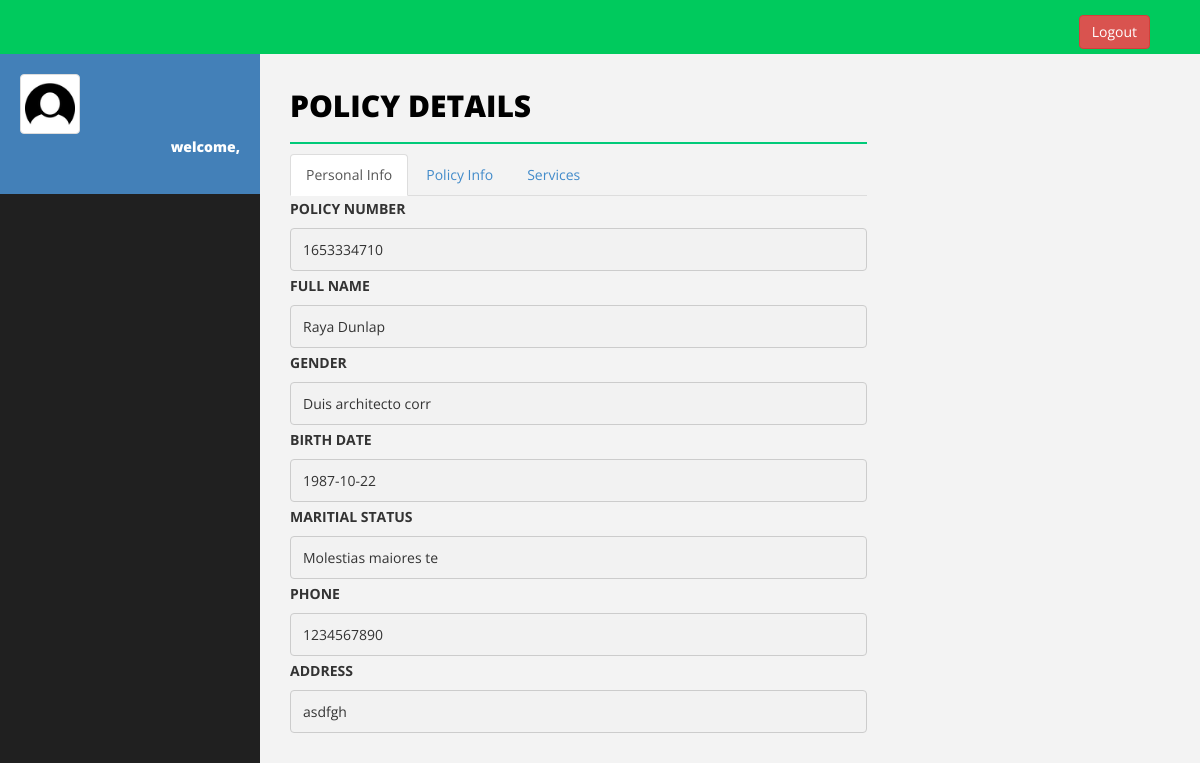
The app's page /claimForm.php?client_id=1653334710 with its own data.
### tables this page shows
CREATE TABLE `client` (
  `client_id` varchar(200) NOT NULL,
  `client_password` varchar(30) NOT NULL,
  `name` varchar(50) NOT NULL,
  `sex` varchar(20) NOT NULL,
  `birth_date` varchar(20) NOT NULL,
  `marital_status` varchar(20) NOT NULL,
  `nid` varchar(50) NOT NULL,
  `phone` varchar(20) NOT NULL,
  `address` varchar(50) NOT NULL,
  `agent_id` varchar(20) NOT NULL,
  `image` varchar(200) NOT NULL,
  `child1_name` text NOT NULL,
  `child1_gender` text NOT NULL,
  `child1_birth_date` text NOT NULL,
  `child1_national_id` text NOT NULL,
  `child1_relationship` text NOT NULL,
  `child1_priority` text NOT NULL,
  `child1_phone` int(255) NOT NULL,
  `child2_name` text NOT NULL,
  `child2_gender` text NOT NULL,
  `child2_birth_date` text NOT NULL,
  `child2_national_id` text NOT NULL,
  `child2_relationship` text NOT NULL,
  `child2_priority` text NOT NULL,
  `child2_phone` int(255) NOT NULL,
  `father_name` text NOT NULL,
  `father_gender` text NOT NULL,
  `father_birth_date` text NOT NULL,
  `father_national_id` text NOT NULL,
  `father_relationship` text NOT NULL,
  `father_priority` text NOT NULL,
  `father_phone` int(255) NOT NULL,
  `mother_name` text NOT NULL,
  `mother_gender` text NOT NULL,
  `mother_birth_date` text NOT NULL,
  `mother_national_id` text NOT NULL,
  `mother_relationship` text NOT NULL,
  `mother_priority` text NOT NULL,
  `mother_phone` int(255) NOT NULL,
  `start_date` varchar(255) NOT NULL,
  `end_date` varchar(255) NOT NULL,
  `due_date` varchar(255) NOT NULL,
  `policy_id` varchar(255) NOT NULL,
  `due_amount` varchar(255) NOT NULL,
  `shared_location` varchar(255) NOT NULL,
  `adhar_number` varchar(255) NOT NULL
);

### claimForm.php (the view, shortened to what this page needs)
<!DOCTYPE html>
<html>
<head>
<?php
	include'connection.php';
?>
    <link href="assets/css/bootstrap.css" rel="stylesheet" />
    <link href="assets/css/font-awesome.css" rel="stylesheet" />
    <link href="assets/css/basic.css" rel="stylesheet" />
    <link href="assets/css/custom.css" rel="stylesheet" />
</head>
<body>
    <div id="wrapper">
        <nav class="navbar navbar-default navbar-cls-top " role="navigation" style="margin-bottom: 0">
            <div class="header-right">
                 <a href="<?php echo "logout.php" ?>" class="btn btn-danger" title="Logout">Logout</a>
            </div>
        </nav>
        <nav class="navbar-default navbar-side" role="navigation">
            <div class="sidebar-collapse">
                <ul class="nav" id="main-menu">
                    <li>
                        <div class="user-img-div">
                            <img src="assets/img/user.png" class="img-thumbnail" />
                            <div class="inner-text">
								  <?php
										echo "welcome, ".$_SESSION["username"];
								?>
                            <br />
                            </div>
                        </div>
                    </li>
                </ul>
</div>
        </nav>
        <div id="page-wrapper">
		    <div class="row">
        <div class="col-md-8">
        <h1 class="page-head-line">Policy Details</h1>
<ul class="nav nav-tabs" role="tablist">
  <li role="presentation" class="active"><a href="#home" aria-controls="home" role="tab" data-toggle="tab">Personal Info</a></li>
  <li role="presentation"><a href="#profile" aria-controls="profile" role="tab" data-toggle="tab">Policy Info</a></li>
  <li role="presentation"><a href="#tab3" aria-controls="tab3" role="tab" data-toggle="tab">Services</a></li>
</ul>
<div class="tab-content">
  <div role="tabpanel" class="tab-pane active" id="home">
  <?php
		if($_SERVER["REQUEST_METHOD"] == "GET"){
    	$client_id = $_GET["client_id"];
		}
		$sql = "SELECT * from client where client_id='$client_id'";
		$result = $conn->query($sql);
		while($row = $result->fetch_assoc()) {
			echo "<label for=\"fname\">POLICY NUMBER</label>";
			echo "<input disabled type=\"text\" client_id=\"fname\" name=\"client_id\" placeholder=\"Your id..\" value=\"$row[client_id]\">";
			echo "<label for=\"fname\">FULL NAME</label>";
			echo "<input disabled type=\"text\" client_id=\"fname\" name=\"name\" placeholder=\"Your Name..\" value=\"$row[name]\">";
			echo "<label for=\"fname\">GENDER</label>";
			echo "<input disabled type=\"text\" client_id=\"fname\" name=\"sex\" placeholder=\"Your Gender..\" value=\"$row[sex]\">";
			echo "<label for=\"fname\">BIRTH DATE</label>";
			echo "<input disabled type=\"text\" client_id=\"fname\" name=\"birth_date\" placeholder=\"Your Birth Date..\" value=\"$row[birth_date]\">";
			echo "<label for=\"fname\">MARITIAL STATUS</label>";
			echo "<input disabled type=\"text\" client_id=\"fname\" name=\"marital_status\" placeholder=\"Your Maritial Status..\" value=\"$row[marital_status]\">";
			echo "<label for=\"fname\">PHONE</label>";
			echo "<input disabled type=\"text\" client_id=\"fname\" name=\"phone\" placeholder=\"Your Phone..\" value=\"$row[phone]\">";
			echo "<label for=\"fname\">ADDRESS</label>";
			echo "<input disabled type=\"text\" client_id=\"fname\" name=\"address\" placeholder=\"Your Address..\" value=\"$row[address]\">";
		}
	?>
  </div>
</div>
        </div>
</div>
</div>
    </div>
</body>
</html>

### assets/css/basic.css (style rules this page uses)
body { font-family: 'Open Sans', sans-serif; line-height:25px; }
#wrapper { width: 100%; background: #202020; }
#page-wrapper { padding: 15px 15px; min-height: 600px; background: #F3F3F3; }
.page-head-line { font-size: 30px; text-transform: uppercase; color: #000; font-weight: 800; padding-bottom: 20px; border-bottom: 2px solid #00CA79; margin-bottom: 10px; }
.header-right { color: #fff; padding: 15px 50px 5px 50px; float: right; font-size: 16px; }
.user-img-div { min-height: 140px; padding: 20px; background-color: #4380B8; }
.user-img-div img { max-height: 60px; }
.user-img-div .inner-text { text-align: right; position: relative; color: #fff; font-weight: 800; line-height: 25px; }
.sidebar-collapse, .sidebar-collapse .nav { background: none; }
.sidebar-collapse .nav { padding: 0; }
.navbar-side { border: none; background-color: #202020; }
.navbar-cls-top { background: #00ca5d; border-bottom: none; }
.navbar-default { border: 0px solid black; }
@media (min-width:768px) { #page-wrapper { margin: 0 0 0 260px; padding: 15px 30px; min-height: 1200px; } }
@media (min-width:768px) { .navbar-side { z-index: 1; position: absolute; width: 260px; } }
@media (min-width:768px) { .navbar { border-radius: 0px; } }

### claimForm.php (style rules this page uses)
input[type=text], select { width: 100%; padding: 8px 12px; margin: 2px 0; display: inline-block; border: 1px solid #ccc; border-radius: 4px; box-sizing: border-box; }

### records on screen
client: client_id "1653334710", name "Raya Dunlap", sex "Duis architecto corr", birth_date "1987-10-22", marital_status "Molestias maiores te", phone "1234567890", address "asdfgh"
